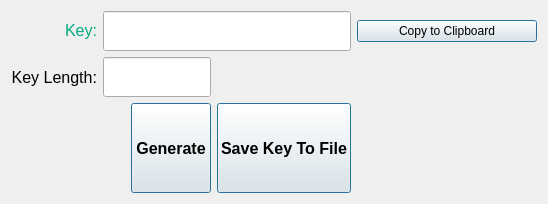
          <widget class="QWidget" name="tabSym">
           <attribute name="icon">
            <iconset>
             <normaloff>icon/Symmetric.PNG</normaloff>icon/Symmetric.PNG</iconset>
           </attribute>
           <attribute name="title">
            <string>Symmetric Key</string>
           </attribute>
           <layout class="QGridLayout" name="gridLayout_5">
            <item row="1" column="0">
             <widget class="QLabel" name="label_18">
              <property name="minimumSize">
               <size>
                <width>0</width>
                <height>40</height>
               </size>
              </property>
              <property name="font">
               <font>
                <pointsize>12</pointsize>
               </font>
              </property>
              <property name="text">
               <string>Key Length:</string>
              </property>
              <property name="alignment">
               <set>Qt::AlignRight|Qt::AlignTrailing|Qt::AlignVCenter</set>
              </property>
             </widget>
            </item>
            <item row="0" column="0">
             <widget class="QLabel" name="label_19">
              <property name="minimumSize">
               <size>
                <width>0</width>
                <height>40</height>
               </size>
              </property>
              <property name="font">
               <font>
                <pointsize>12</pointsize>
               </font>
              </property>
              <property name="text">
               <string>&lt;html&gt;&lt;head/&gt;&lt;body&gt;&lt;p&gt;&lt;span style=&quot; color:#00aa7f;&quot;&gt;Key:&lt;/span&gt;&lt;/p&gt;&lt;/body&gt;&lt;/html&gt;</string>
              </property>
              <property name="alignment">
               <set>Qt::AlignRight|Qt::AlignTrailing|Qt::AlignVCenter</set>
              </property>
             </widget>
            </item>
            <item row="1" column="1" colspan="2">
             <widget class="QLineEdit" name="lineEditSymLength">
              <property name="minimumSize">
               <size>
                <width>0</width>
                <height>40</height>
               </size>
              </property>
             </widget>
            </item>
            <item row="0" column="4">
             <widget class="QPushButton" name="pushButtonSymCopy">
              <property name="sizePolicy">
               <sizepolicy hsizetype="Maximum" vsizetype="Maximum">
                <horstretch>0</horstretch>
                <verstretch>0</verstretch>
               </sizepolicy>
              </property>
              <property name="minimumSize">
               <size>
                <width>180</width>
                <height>0</height>
               </size>
              </property>
              <property name="text">
               <string>Copy to Clipboard</string>
              </property>
              <property name="icon">
               <iconset>
                <normaloff>icon/clipboard.png</normaloff>icon/clipboard.png</iconset>
              </property>
              <property name="iconSize">
               <size>
                <width>30</width>
                <height>30</height>
               </size>
              </property>
              <property name="default">
               <bool>true</bool>
              </property>
             </widget>
            </item>
            <item row="2" column="2">
             <widget class="QPushButton" name="pushButtonSymGenerate">
              <property name="minimumSize">
               <size>
                <width>0</width>
                <height>90</height>
               </size>
              </property>
              <property name="font">
               <font>
                <pointsize>12</pointsize>
                <weight>75</weight>
                <bold>true</bold>
               </font>
              </property>
              <property name="cursor">
               <cursorShape>PointingHandCursor</cursorShape>
              </property>
              <property name="text">
               <string>Generate</string>
              </property>
              <property name="icon">
               <iconset>
                <normaloff>icon/generator.png</normaloff>icon/generator.png</iconset>
              </property>
              <property name="iconSize">
               <size>
                <width>80</width>
                <height>80</height>
               </size>
              </property>
              <property name="autoDefault">
               <bool>false</bool>
              </property>
              <property name="default">
               <bool>true</bool>
              </property>
             </widget>
            </item>
            <item row="2" column="3">
             <widget class="QPushButton" name="pushButtonSymSave">
              <property name="minimumSize">
               <size>
                <width>0</width>
                <height>90</height>
               </size>
              </property>
              <property name="font">
               <font>
                <pointsize>12</pointsize>
                <weight>75</weight>
                <bold>true</bold>
               </font>
              </property>
              <property name="cursor">
               <cursorShape>PointingHandCursor</cursorShape>
              </property>
              <property name="text">
               <string>Save Key To File</string>
              </property>
              <property name="icon">
               <iconset>
                <normaloff>icon/save.jpg</normaloff>icon/save.jpg</iconset>
              </property>
              <property name="iconSize">
               <size>
                <width>80</width>
                <height>80</height>
               </size>
              </property>
              <property name="default">
               <bool>true</bool>
              </property>
             </widget>
            </item>
            <item row="0" column="1" colspan="3">
             <widget class="QLineEdit" name="lineEditSymKey">
              <property name="minimumSize">
               <size>
                <width>0</width>
                <height>40</height>
               </size>
              </property>
              <property name="readOnly">
               <bool>true</bool>
              </property>
             </widget>
            </item>
           </layout>
          </widget>
